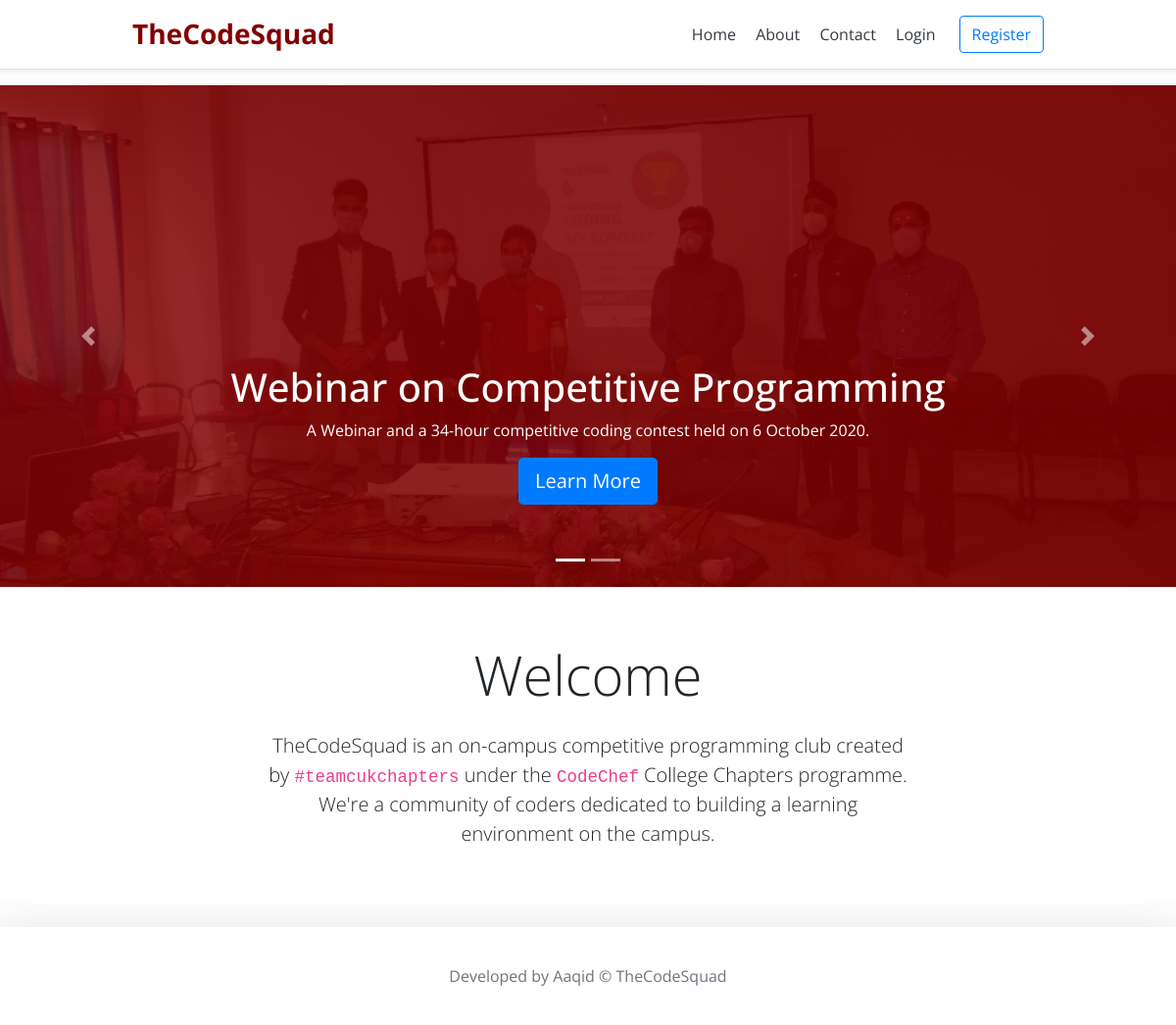
The page / on the database its author committed.
### event/models.py (models this page shows, shortened)
class Event(models.Model):
	title 							= models.CharField(max_length=255, null=False, blank=False)
	sub_title 						= models.CharField(max_length=255, null=False, blank=False)
	description						= models.TextField(max_length=255, null=False, blank=False)
	photograph	 					= models.ImageField(upload_to=upload_location,null=False, blank=False)
	date_published 					= models.DateTimeField(auto_now_add=True, verbose_name="date published")
	date_updated 					= models.DateTimeField(auto_now=True, verbose_name="date updated")

### base/views.py (the view)
# urls.py: path('', home_view, name="home"),
def home_view(request):
	events = Event.objects.all()
	context = {
		"events":events,
	}
	return render(request, 'base/index.html', context)

### base/templates/base/index.html (shortened to what this page needs)
{% extends 'base.html' %}
{% load static %}
{% block content %}
<main role="main">
  <div id="myCarousel" class="carousel slide" data-ride="carousel">
    <ol class="carousel-indicators">
      {% for event in events %}
      <li data-target="#myCarousel" data-slide-to="{{forloop.counter0}}" class="{% if forloop.counter0 == 0 %}active{% endif %}"></li>
      {% endfor %}
    </ol>
    <div class="carousel-inner i-bg">
      {% for event in events %}
      <div class="carousel-item {% if forloop.counter0 == 0 %}active{% endif %}">
         <img src="{{event.photograph.url}}" class="c-img"  alt="the code squad event photograph" >
        <div class="container">
          <div class="carousel-caption text-center">
            <h1>{{event.title}}</h1>
            <p>{{event.sub_title}}</p>
            <p><a class="btn btn-lg btn-primary" href="#">Learn More</a></p>
          </div>
        </div>
      </div>
      {% endfor %}
    </div>
    <a class="carousel-control-prev" href="#myCarousel" role="button" data-slide="prev">
      <span class="carousel-control-prev-icon" aria-hidden="true"></span>
    </a>
    <a class="carousel-control-next" href="#myCarousel" role="button" data-slide="next">
      <span class="carousel-control-next-icon" aria-hidden="true"></span>
    </a>
  </div>
	<div class="main-container pt-0 pb-3 mx-auto text-center">
	<div class="pricing-header px-3 py-3 pt-md-5 pb-md-4 mx-auto text-center">
	  <h3 class="display-4 pt-2 pb-3">Welcome</h3>
	  <p class="lead">TheCodeSquad is an on-campus competitive programming club created by <code> #teamcukchapters</code> under the <code>CodeChef</code> College Chapters programme. We're a community of coders dedicated to building a learning environment on the campus.</p>
	</div>
	</div>
{% endblock content %}

### templates/snippets/header.html (style rules this page uses)
html { font-size: 14px; }
@media (min-width: 768px) { html { font-size: 16px; } }
.container { max-width: 960px; }
.pricing-header { max-width: 700px; }

### templates/snippets/base_css.html (style rules this page uses)
body { background-color: #fcfcfc; font-family: 'Open Sans', sans-serif; width: 100%; overflow-x: hidden; }

### base/templates/base/index.html (style rules this page uses)
.main-container { max-width: 100vw; background-color: #ffffff; }
.carousel { margin-bottom: 0rem; }
.carousel-caption { bottom: 3rem; z-index: 10; }
.carousel-item { height: 32rem; }
.carousel-item > img { position: absolute; top: 0; left: 0; min-width: 100%; height: 32rem; }
.i-bg { background-color: #800000; }
.c-img { opacity: 15%; object-fit: cover; width: 50px; height: 100px; }

### rows shown on the page
Event: photograph (picture), title "Webinar on Competitive Programming", sub_title "A Webinar and a 34-hour competitive coding contest held on 6 October 2020."
